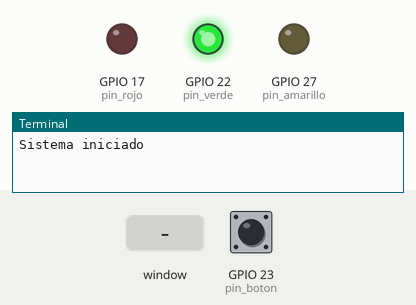
Recording of a program running on a simulated Raspberry Pi (BCM pin numbers). Parts: output pins drawn as LEDs (lit = HIGH), the last lines printed to the terminal. Dashed ring = blinking. The test bench sets the inputs (shaded band); at power-on: GPIO 23 (pin_boton) HIGH. The desktop window is not drawn, its controls go by their first labels and the mouse button is held 0.15 s; the clock reads 2024-03-15 10:24:30 at power-on unless the program sets it.

Above: at 1.2 s.
1.3 s: control labelled "Modo Intermitente" in the window clicked
At 1.7 s:
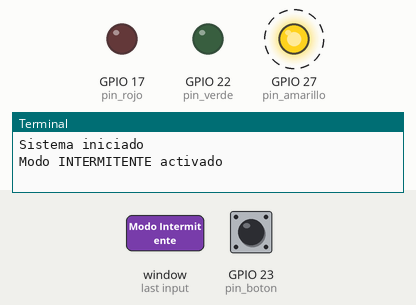
4.3 s: control labelled "Modo Normal" in the window clicked
At 4.7 s:
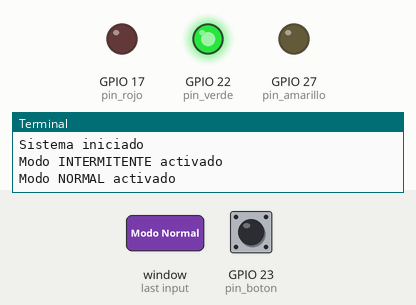
5.8 s: GPIO 23 (pin_boton) pulled LOW for 0.15 s
At 8.8 s:
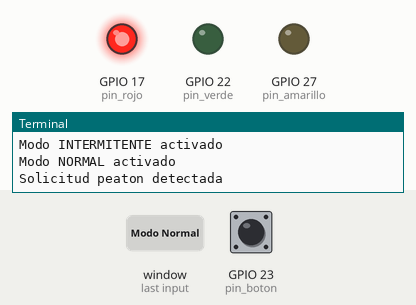
Timing chart, 0 to 14.4 s (numbered marks = the images above; inputs shaded):
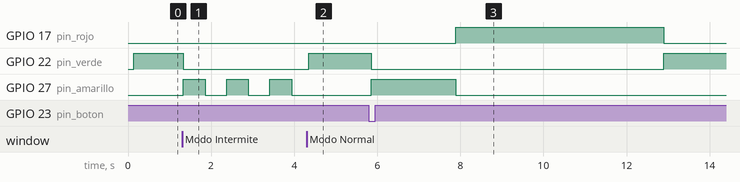

The program:

ejercicio8.py
```python
# =====================================================================================
#  Bienvenidos a Sys On Chip
# =====================================================================================
#  Ejercicio No. 8 – Semaforo con modos de funcionamiento
#
#  Descripcion general:
#  Este programa extiende el sistema de semaforo del ejercicio anterior
#  agregando modos de operacion seleccionables desde la interfaz grafica.
#
#  Modos disponibles:
#
#   Modo NORMAL
#       Funcionamiento clasico del semaforo
#
#           VERDE → AMARILLO → ROJO → VERDE
#
#   Modo INTERMITENTE
#       El semaforo entra en modo precaucion
#
#           AMARILLO ON ↔ AMARILLO OFF
#
#  Caracteristicas del sistema:
#
#   - Control GPIO de LEDs
#   - Interrupcion por boton de peaton
#   - Eliminacion de rebotes
#   - Maquina de estados
#   - Interfaz grafica con Tkinter
#   - Seleccion de modo de operacion
#
# =====================================================================================


# -------------------------------------------------------------------------------------
# Importacion de librerias
# -------------------------------------------------------------------------------------

import RPi.GPIO as GPIO
import tkinter as tk
import time


# -------------------------------------------------------------------------------------
# Definicion de pines
# -------------------------------------------------------------------------------------

pin_rojo = 17
pin_amarillo = 27
pin_verde = 22

pin_boton = 23


# -------------------------------------------------------------------------------------
# Definicion de tiempos
# -------------------------------------------------------------------------------------

tiempo_verde = 5
tiempo_amarillo = 2
tiempo_rojo = 5

tiempo_intermitente = 0.5

tiempo_debounce = 0.2


# -------------------------------------------------------------------------------------
# Configuracion GPIO
# -------------------------------------------------------------------------------------

GPIO.setmode(GPIO.BCM)

GPIO.setup(pin_verde, GPIO.OUT)
GPIO.setup(pin_amarillo, GPIO.OUT)
GPIO.setup(pin_rojo, GPIO.OUT)

GPIO.setup(pin_boton, GPIO.IN, pull_up_down=GPIO.PUD_UP)


# -------------------------------------------------------------------------------------
# Variables del sistema
# -------------------------------------------------------------------------------------

estado_actual = "VERDE"

modo = "NORMAL"

solicitud_peaton = False

ultimo_evento = 0

inicio_estado = time.time()

estado_intermitente = False


# -------------------------------------------------------------------------------------
# Rutina de interrupcion del boton
# -------------------------------------------------------------------------------------

def ISR_boton(channel):

    global solicitud_peaton
    global ultimo_evento
    global estado_actual
    global modo

    tiempo_actual = time.time()

    if tiempo_actual - ultimo_evento > tiempo_debounce:

        if estado_actual == "VERDE" and modo == "NORMAL":

            solicitud_peaton = True

            mensaje.set("Peaton detectado")

            canvas.itemconfig(indicador_boton, fill="blue")

            print("Solicitud peaton detectada")

        ultimo_evento = tiempo_actual


GPIO.add_event_detect(pin_boton, GPIO.FALLING, callback=ISR_boton)


# -------------------------------------------------------------------------------------
# Funciones de cambio de modo
# -------------------------------------------------------------------------------------

def modo_normal():

    global modo
    global estado_actual
    global inicio_estado

    modo = "NORMAL"

    estado_actual = "VERDE"

    inicio_estado = time.time()

    mensaje.set("Modo NORMAL")

    print("Modo NORMAL activado")


def modo_intermitente():

    global modo

    modo = "INTERMITENTE"

    mensaje.set("Modo INTERMITENTE")

    print("Modo INTERMITENTE activado")


# -------------------------------------------------------------------------------------
# Maquina de estados del sistema
# -------------------------------------------------------------------------------------

def actualizar_sistema():

    global estado_actual
    global solicitud_peaton
    global inicio_estado
    global estado_intermitente
    global modo

    tiempo_actual = time.time()

    # =====================================================
    # MODO NORMAL
    # =====================================================

    if modo == "NORMAL":

        # -------------------------
        # ESTADO VERDE
        # -------------------------

        if estado_actual == "VERDE":

            GPIO.output(pin_verde, GPIO.HIGH)
            GPIO.output(pin_amarillo, GPIO.LOW)
            GPIO.output(pin_rojo, GPIO.LOW)

            canvas.itemconfig(led_verde, fill="green")
            canvas.itemconfig(led_amarillo, fill="gray")
            canvas.itemconfig(led_rojo, fill="gray")

            if solicitud_peaton:

                solicitud_peaton = False
                estado_actual = "AMARILLO"
                inicio_estado = tiempo_actual

            elif tiempo_actual - inicio_estado >= tiempo_verde:

                estado_actual = "AMARILLO"
                inicio_estado = tiempo_actual


        # -------------------------
        # ESTADO AMARILLO
        # -------------------------

        elif estado_actual == "AMARILLO":

            GPIO.output(pin_verde, GPIO.LOW)
            GPIO.output(pin_amarillo, GPIO.HIGH)
            GPIO.output(pin_rojo, GPIO.LOW)

            canvas.itemconfig(led_verde, fill="gray")
            canvas.itemconfig(led_amarillo, fill="yellow")
            canvas.itemconfig(led_rojo, fill="gray")

            if tiempo_actual - inicio_estado >= tiempo_amarillo:

                estado_actual = "ROJO"
                inicio_estado = tiempo_actual


        # -------------------------
        # ESTADO ROJO
        # -------------------------

        elif estado_actual == "ROJO":

            GPIO.output(pin_verde, GPIO.LOW)
            GPIO.output(pin_amarillo, GPIO.LOW)
            GPIO.output(pin_rojo, GPIO.HIGH)

            canvas.itemconfig(led_verde, fill="gray")
            canvas.itemconfig(led_amarillo, fill="gray")
            canvas.itemconfig(led_rojo, fill="red")

            if tiempo_actual - inicio_estado >= tiempo_rojo:

                estado_actual = "VERDE"
                inicio_estado = tiempo_actual

                canvas.itemconfig(indicador_boton, fill="gray")

                mensaje.set("Sistema en funcionamiento")


    # =====================================================
    # MODO INTERMITENTE
    # =====================================================

    elif modo == "INTERMITENTE":

        if tiempo_actual - inicio_estado >= tiempo_intermitente:

            inicio_estado = tiempo_actual

            estado_intermitente = not estado_intermitente

            if estado_intermitente:

                GPIO.output(pin_verde, GPIO.LOW)
                GPIO.output(pin_amarillo, GPIO.HIGH)
                GPIO.output(pin_rojo, GPIO.LOW)

                canvas.itemconfig(led_verde, fill="gray")
                canvas.itemconfig(led_amarillo, fill="yellow")
                canvas.itemconfig(led_rojo, fill="gray")

            else:

                GPIO.output(pin_amarillo, GPIO.LOW)

                canvas.itemconfig(led_amarillo, fill="gray")


    ventana.after(50, actualizar_sistema)


# -------------------------------------------------------------------------------------
# Creacion de interfaz grafica
# -------------------------------------------------------------------------------------

ventana = tk.Tk()

ventana.title("Sys On Chip - Semaforo Inteligente")

canvas = tk.Canvas(ventana, width=240, height=420)

canvas.pack()


# LEDs del semaforo

led_rojo = canvas.create_oval(80, 40, 160, 120, fill="gray")

led_amarillo = canvas.create_oval(80, 150, 160, 230, fill="gray")

led_verde = canvas.create_oval(80, 260, 160, 340, fill="gray")


# Indicador boton

canvas.create_text(120, 360, text="Boton")

indicador_boton = canvas.create_oval(105, 370, 135, 400, fill="gray")


# Mensaje

mensaje = tk.StringVar()

mensaje.set("Sistema iniciado")

label_mensaje = tk.Label(ventana, textvariable=mensaje)

label_mensaje.pack()


# -------------------------------------------------------------------------------------
# Botones de modo
# -------------------------------------------------------------------------------------

frame_botones = tk.Frame(ventana)

frame_botones.pack(pady=10)

boton_normal = tk.Button(
    frame_botones,
    text="Modo Normal",
    command=modo_normal,
    width=15
)

boton_normal.grid(row=0, column=0, padx=10)


boton_intermitente = tk.Button(
    frame_botones,
    text="Modo Intermitente",
    command=modo_intermitente,
    width=15
)

boton_intermitente.grid(row=0, column=1, padx=10)


# -------------------------------------------------------------------------------------
# Inicio del sistema
# -------------------------------------------------------------------------------------

print("Sistema iniciado")

inicio_estado = time.time()

ventana.after(50, actualizar_sistema)


# -------------------------------------------------------------------------------------
# Ejecucion del programa
# -------------------------------------------------------------------------------------

try:

    ventana.mainloop()

finally:

    GPIO.cleanup()

    print("GPIO liberado correctamente")
```

Measured:
- after the input at 1.3 s, GPIO 22 (pin_verde): HIGH → LOW at once; GPIO 27 (pin_amarillo): alternates HIGH for 0.52 s and LOW for 0.52 s, starting at once
- after the input at 4.3 s, GPIO 22 (pin_verde): LOW → HIGH after 0.05 s; GPIO 27 (pin_amarillo): stays LOW (without the input it goes to HIGH after 0.16 s)
- after the input at 5.8 s, GPIO 17 (pin_rojo): LOW → HIGH after 2.1 s instead of 5.6 s; GPIO 22 (pin_verde): HIGH → LOW after 0.06 s instead of 3.6 s
